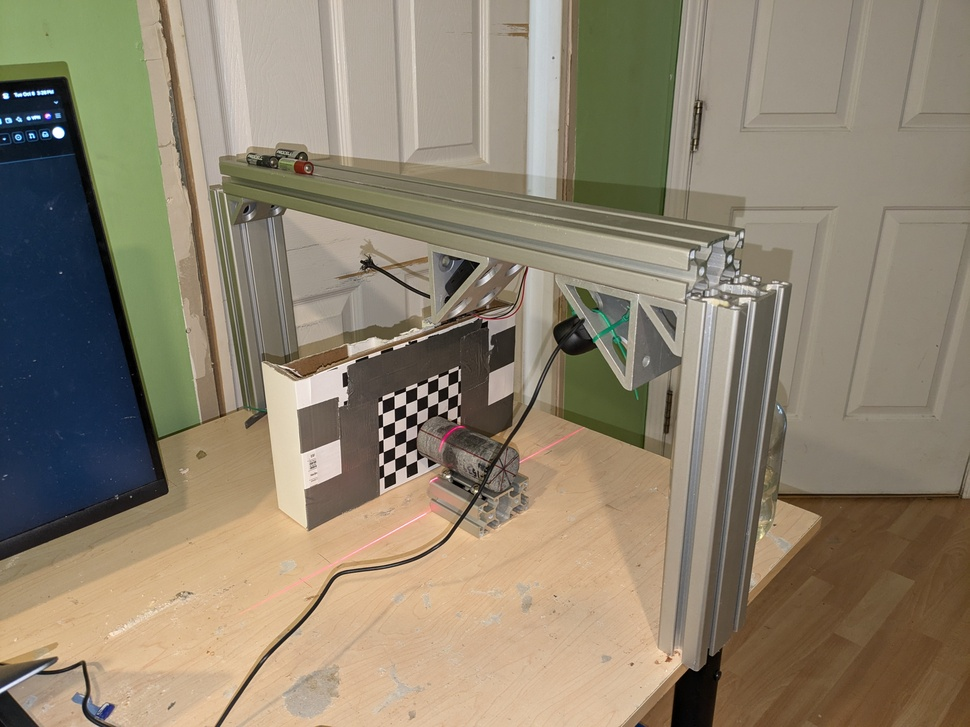
#> input picture photos/PXL_20241008_192854585.jpg, 970 x 727 px, shrunk from 4032 x 3024 before the run, given in place of the camera
$ python diameter_measure.py
#> lines starting #> are read from the running program, lines starting #| are printed output that depends on the picture; after the words box and inside, x2 and y2 are one past the last pixel; in counts of white or black regions, pixels touching at a corner belong together
import cv2
import numpy as np
import matplotlib.pyplot as plt

plt.ion()  # Interactive mode
fig, ax = plt.subplots(figsize=(3.78, 3.78))
conversion_factor = 3.78 / 300


def create_gamma_table(gamma):
    invGamma = 1.0 / gamma
    table = np.power(np.arange(256) / 255.0, invGamma) * 255
    return table.astype("uint8")


gamma = 0.05
gamma_table = create_gamma_table(gamma)


def main():
    CHECKERBOARD = (6, 6)
    SQUARE_SIZE = 50
    criteria = (cv2.TermCriteria_EPS + cv2.TermCriteria_MAX_ITER, 30, 0.001)
    cap = cv2.VideoCapture(0)  # 0 is the default camera

    if not cap.isOpened():
        print("Error: Could not open video capture.")
        return

    homography_matrix = None
    calibrated = False
    transformed_frame = None

    while True:
        ret, frame = cap.read()
#> frame is the input picture: shape (727, 970, 3); mean B, G, R 110.9, 130.5, 141.3
        if not ret:
            print("Error: Failed to read frame from camera.")
            break

        gray = cv2.cvtColor(frame, cv2.COLOR_BGR2GRAY)
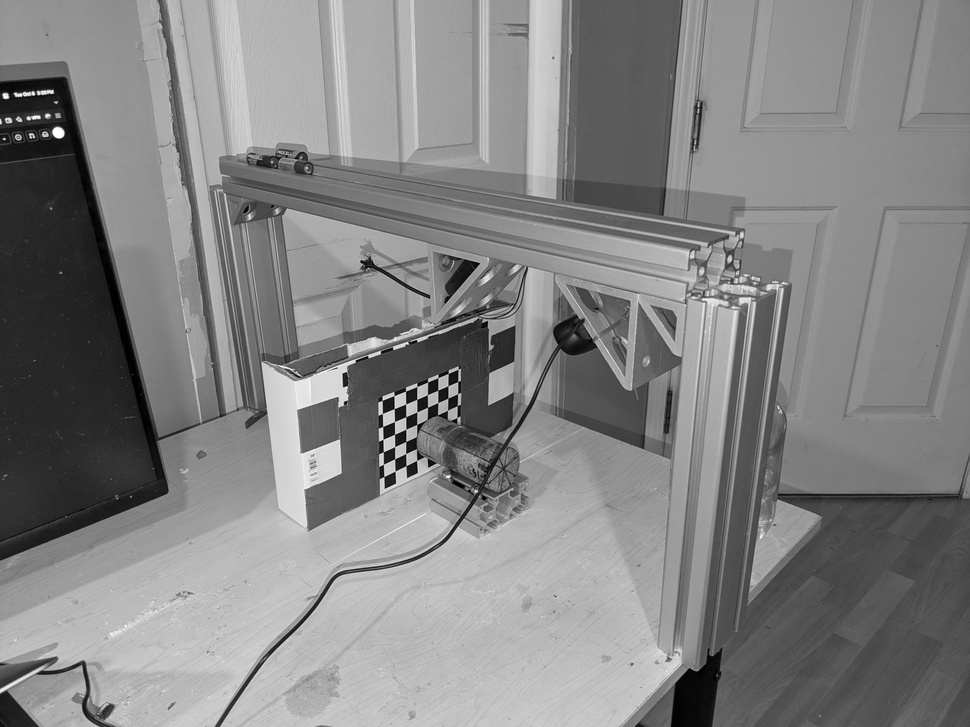
#> gray: shape (727, 970); min 0, max 255, mean 131.5
        ret_corners, corners = cv2.findChessboardCorners(gray, CHECKERBOARD, None)
#> ret_corners = False; corners = None
        if ret_corners and not calibrated:
            corners_refined = cv2.cornerSubPix(
                gray, corners, (11, 11), (-1, -1), criteria
            )
            cv2.drawChessboardCorners(frame, CHECKERBOARD, corners_refined, ret_corners)
            cv2.putText(
                frame,
                "Checkerboard detected. Calibrating...",
                (50, 50),
                cv2.FONT_HERSHEY_SIMPLEX,
                1,
                (0, 255, 0),
                2,
            )
            cv2.imshow("Live Feed", frame)
            objp = np.zeros((CHECKERBOARD[0] * CHECKERBOARD[1], 3), np.float32)
            objp[:, :2] = np.mgrid[0 : CHECKERBOARD[1], 0 : CHECKERBOARD[0]].T.reshape(
                -1, 2
            )
            objp = objp * SQUARE_SIZE
            img_points = corners_refined.reshape(-1, 2)
            H, status = cv2.findHomography(img_points, objp[:, :2])

            if H is not None:
                homography_matrix = H
                calibrated = True
                print("Calibration successful. Applying perspective transformation.")
                cv2.putText(
                    frame,
                    "Calibration successful. Transforming...",
                    (50, 100),
                    cv2.FONT_HERSHEY_SIMPLEX,
                    1,
                    (255, 0, 0),
                    2,
                )
            else:
                print("Error: Homography computation failed.")
                cv2.putText(
                    frame,
                    "Calibration failed. Try again.",
                    (50, 100),
                    cv2.FONT_HERSHEY_SIMPLEX,
                    1,
                    (0, 0, 255),
                    2,
                )

        elif calibrated and homography_matrix is not None:
            # Define the size of the transformed image
            transformed_width = CHECKERBOARD[1] * SQUARE_SIZE
            transformed_height = CHECKERBOARD[0] * SQUARE_SIZE

            # Apply perspective transformation
            transformed_frame = cv2.warpPerspective(
                frame, homography_matrix, (transformed_width, transformed_height)
            )
            corrected_frame = cv2.LUT(transformed_frame, gamma_table)
            gray = cv2.cvtColor(corrected_frame, cv2.COLOR_BGR2GRAY)
            _, thresholded = cv2.threshold(gray, 100, 255, cv2.THRESH_BINARY)
            cv2.imshow("Thresholded Image", thresholded)

            bright_pixels = np.where(thresholded == 255)
            x_coords = bright_pixels[1]  # x positions
            y_coords = bright_pixels[0]  # y positions
            ax.clear()
            ax.plot(x_coords * conversion_factor, y_coords * conversion_factor, "ro")
            ax.set_xlim((0.0, 3.78))
            ax.set_ylim((0.0, 3.78))
            plt.draw()
            plt.pause(0.01)

            # cv2.imshow("Live Feed", frame)

        else:
            # Display instructions on the frame
            cv2.putText(
                frame,
                "Present a checkerboard to the camera.",
                (50, 50),
                cv2.FONT_HERSHEY_SIMPLEX,
                1,
                (0, 255, 255),
                2,
            )
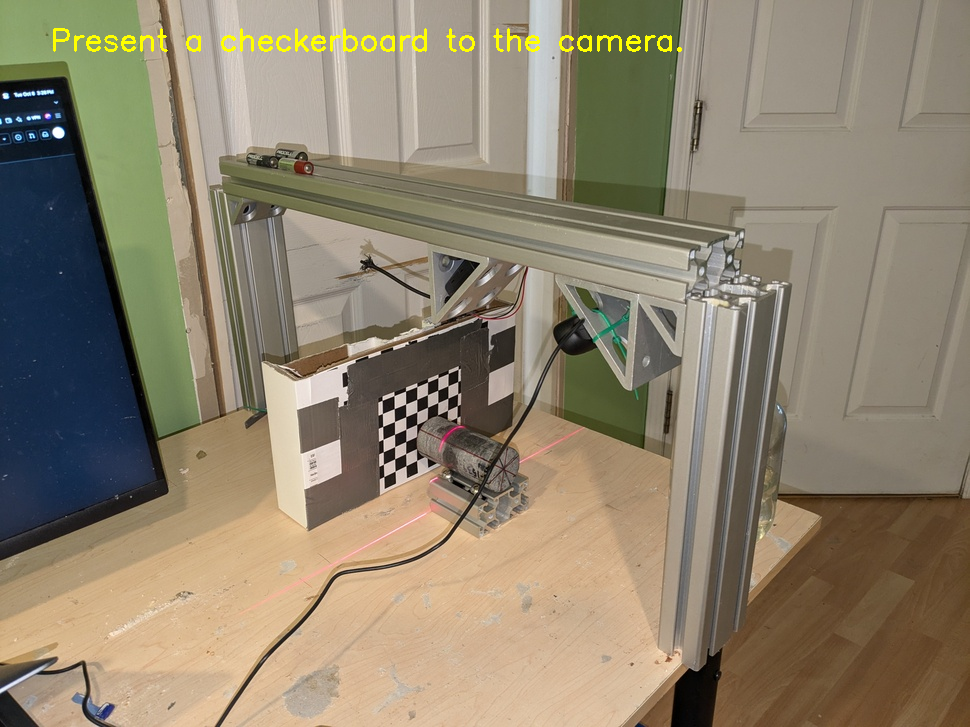
#> frame: shape (727, 970, 3); 0.56% of pixels changed, all inside (x1, y1, x2, y2) = (53, 28, 682, 52)
            cv2.imshow("Live Feed", frame)

        key = cv2.waitKey(1) & 0xFF
#> (key q is pressed here)

        if key == ord("q"):
            print("Quitting program.")
            break
        elif key == ord("r"):
            if calibrated:
                print("Resetting calibration.")
                homography_matrix = None
                calibrated = False
                cv2.destroyWindow("Transformed Feed")
            else:
                print("Calibration not yet performed.")

    # Release resources
    plt.ioff()
    cap.release()
    cv2.destroyAllWindows()


if __name__ == "__main__":
    main()

$ run again, on photos/Photo on 2024-10-08 at 3.17 PM.jpg
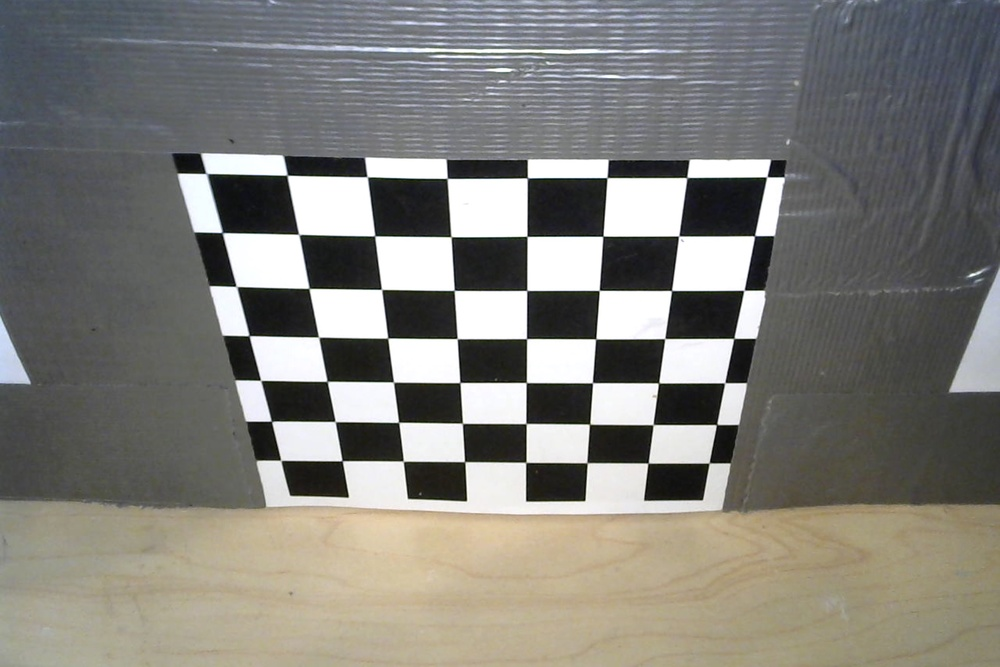
#> input picture photos/Photo on 2024-10-08 at 3.17 PM.jpg, 1000 x 667 px, shrunk from 2374 x 1584 before the run, given in place of the camera
#> in main, frame is the input picture: shape (667, 1000, 3); mean B, G, R 121.5, 126.9, 128.3
#> in main, `gray = cv2.cvtColor(frame, cv2.COLOR_BGR2GRAY)`:
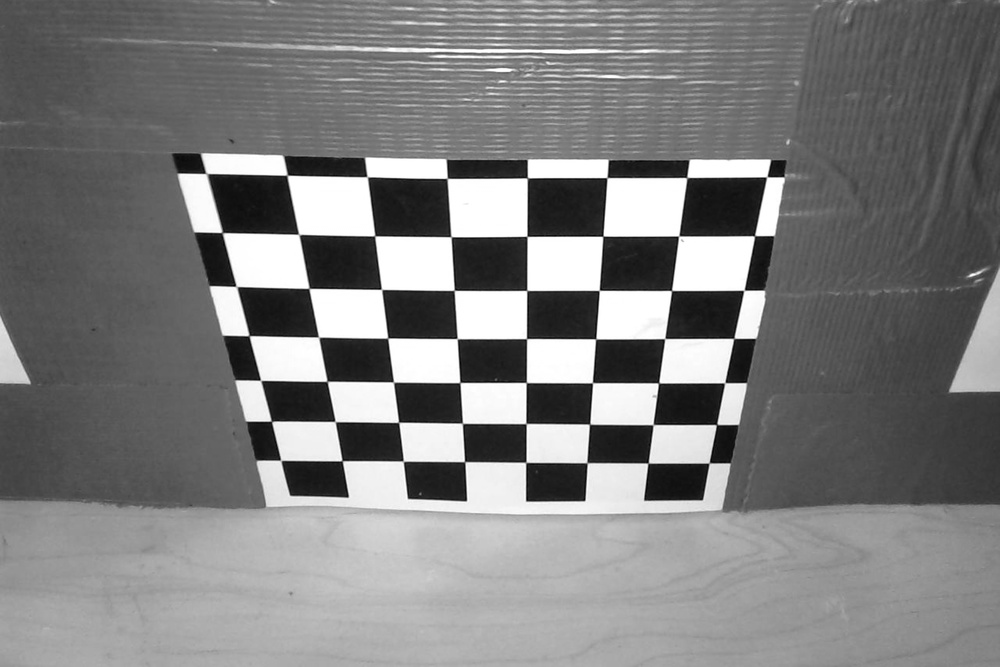
#> gray: shape (667, 1000); min 1, max 255, mean 126.7
#> ret_corners = True; corners = 36 rows, first 8: [298.9, 234.6], [374.7, 235.7], [451.1, 236.7], [526.9, 236.3], [603, 236.1], [678.7, 235.9], [308.9, 288.3], [381.5, 289.3]
#> corners_refined = 36 rows, first 8: [298.8, 234.4], [374.7, 235.9], [451, 236.8], [527, 236.4], [602.9, 236.2], [678.7, 236], [309, 288.4], [381.6, 289.4]
#> img_points = 36 pairs, first value 298.8 to 678.7, second value 234.4 to 463.1
#> H = [[0.553, -0.105, -141], [-0.00332, 0.75, -175.4], [1.26e-05, -0.000716, 1]]; status = 36 values from 1 to 1
#> homography_matrix has the same summary as H
#> in main, `cv2.putText( frame, "Calibration successful. Transforming...", (50, 10..`:
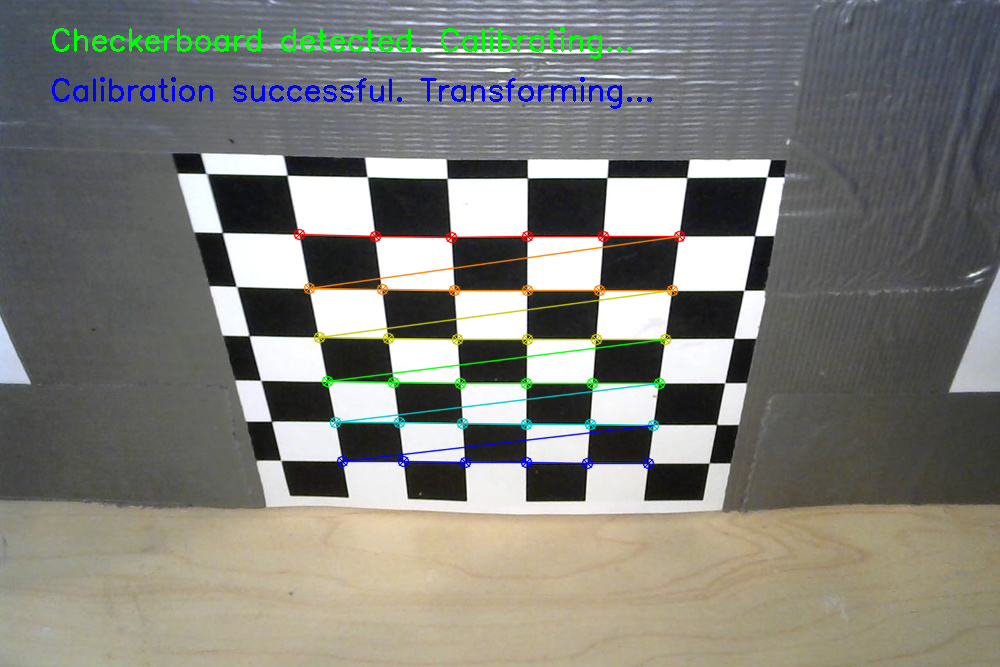
#> frame: shape (667, 1000, 3); mean B, G, R 120.8, 126.9, 126.6

$ run again, on photos/Photo on 2024-10-08 at 3.18 PM.jpg
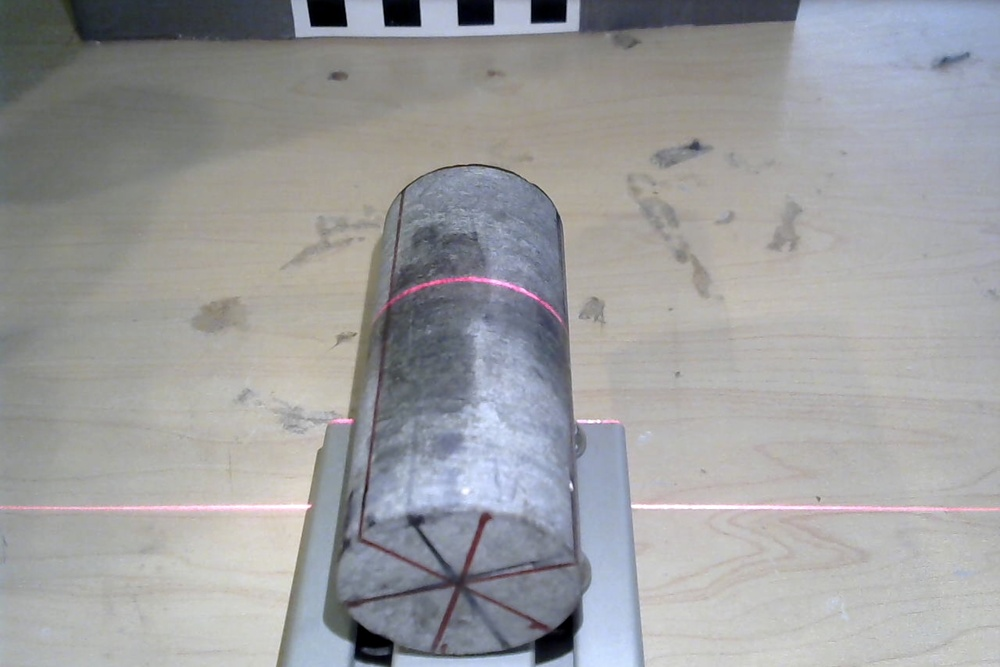
#> input picture photos/Photo on 2024-10-08 at 3.18 PM.jpg, 1000 x 667 px, shrunk from 2374 x 1584 before the run, given in place of the camera
#> in main, frame is the input picture: shape (667, 1000, 3); mean B, G, R 158.6, 157, 156.6
#> in main, `gray = cv2.cvtColor(frame, cv2.COLOR_BGR2GRAY)`:
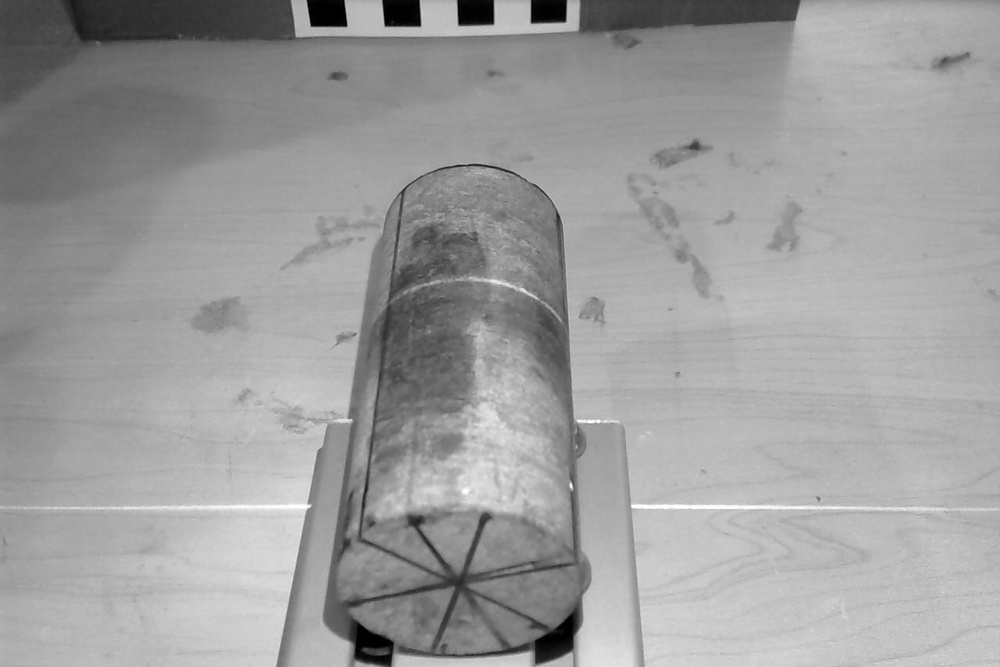
#> gray: shape (667, 1000); min 0, max 255, mean 157.1
#> ret_corners = False; corners = None
#> in main, `cv2.putText( frame, "Present a checkerboard to the camera.", (50, 50),..`:
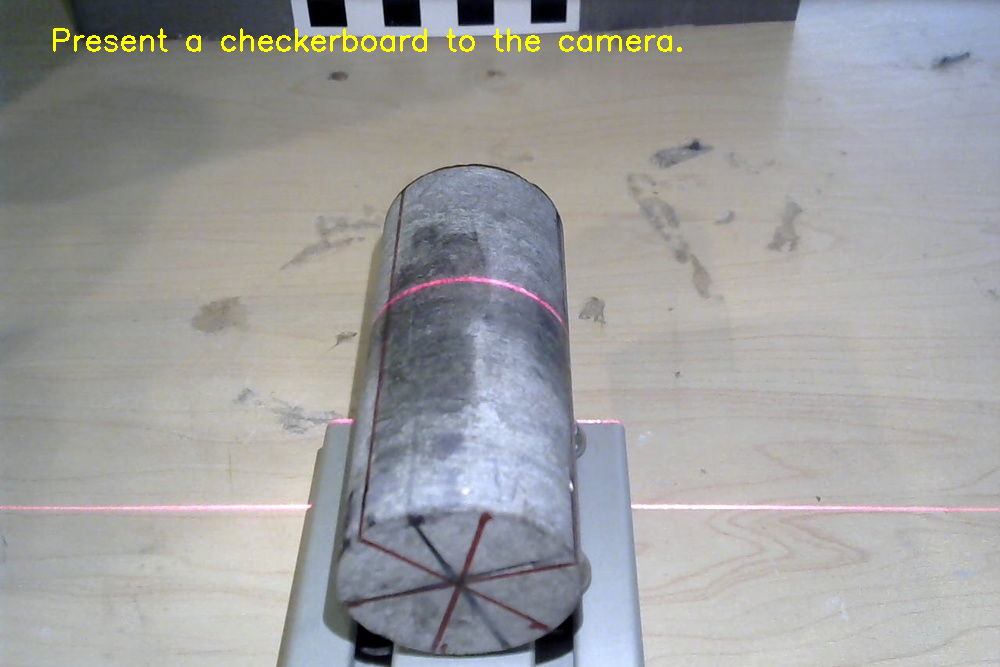
#> frame: shape (667, 1000, 3); 0.59% of pixels changed, all inside (x1, y1, x2, y2) = (53, 28, 682, 52)
